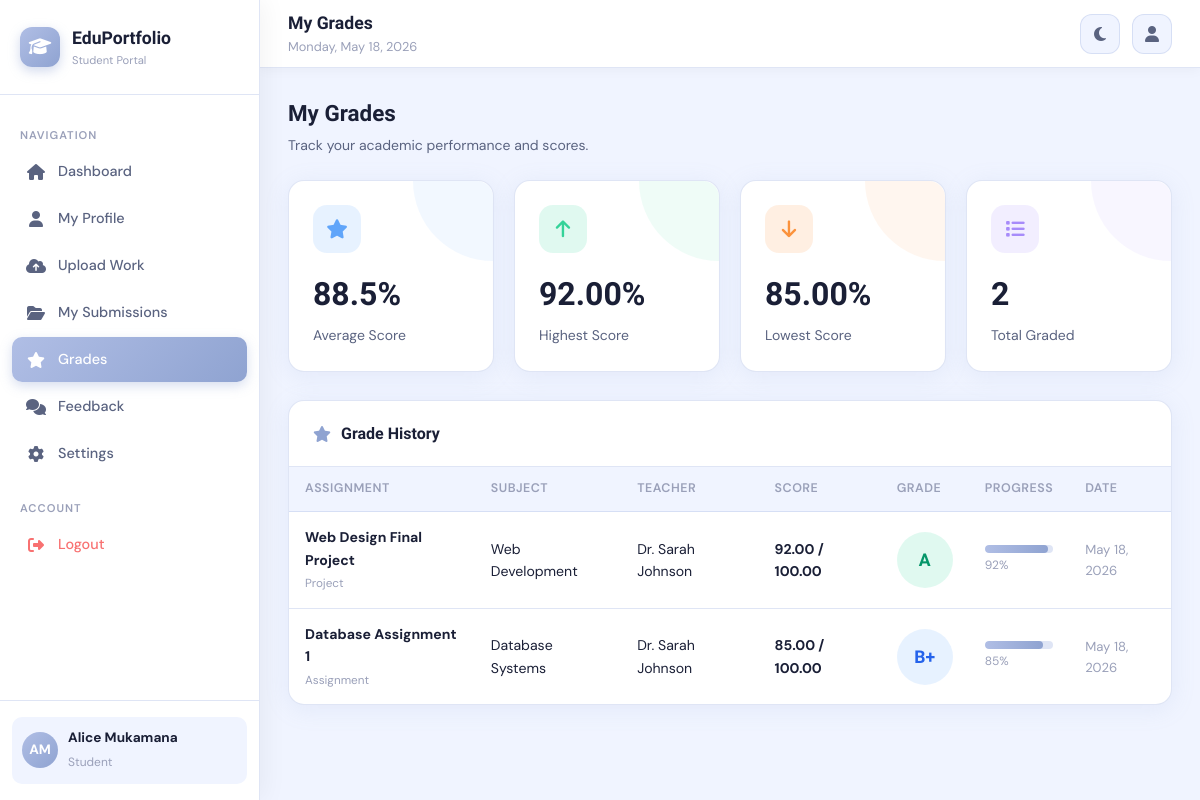
The page /pages/student/grades.php (signed in) on the database its author committed.
### tables this page shows
CREATE TABLE users (
    id INT AUTO_INCREMENT PRIMARY KEY,
    full_name VARCHAR(100) NOT NULL,
    email VARCHAR(100) UNIQUE NOT NULL,
    password VARCHAR(255) NOT NULL,
    role ENUM('student','teacher','admin') DEFAULT 'student',
    avatar VARCHAR(255) DEFAULT NULL,
    phone VARCHAR(20) DEFAULT NULL,
    bio TEXT DEFAULT NULL,
    department VARCHAR(100) DEFAULT NULL,
    grade_level VARCHAR(50) DEFAULT NULL,
    created_at TIMESTAMP DEFAULT CURRENT_TIMESTAMP,
    updated_at TIMESTAMP DEFAULT CURRENT_TIMESTAMP ON UPDATE CURRENT_TIMESTAMP
);

CREATE TABLE grades (
    id INT AUTO_INCREMENT PRIMARY KEY,
    submission_id INT NOT NULL,
    teacher_id INT NOT NULL,
    student_id INT NOT NULL,
    grade VARCHAR(10),
    score DECIMAL(5,2),
    max_score DECIMAL(5,2) DEFAULT 100,
    feedback TEXT,
    graded_at TIMESTAMP DEFAULT CURRENT_TIMESTAMP,
    FOREIGN KEY (submission_id) REFERENCES submissions(id) ON DELETE CASCADE,
    FOREIGN KEY (teacher_id) REFERENCES users(id),
    FOREIGN KEY (student_id) REFERENCES users(id)
);

CREATE TABLE submissions (
    id INT AUTO_INCREMENT PRIMARY KEY,
    student_id INT NOT NULL,
    title VARCHAR(200) NOT NULL,
    description TEXT,
    type ENUM('assignment','project','certificate') DEFAULT 'assignment',
    subject VARCHAR(100),
    file_path VARCHAR(255),
    file_name VARCHAR(255),
    status ENUM('pending','reviewed','approved','rejected') DEFAULT 'pending',
    submitted_at TIMESTAMP DEFAULT CURRENT_TIMESTAMP,
    FOREIGN KEY (student_id) REFERENCES users(id) ON DELETE CASCADE
);

### includes/config.php (called while the page is built, shortened)
<?php
function getDB() {
    static $pdo = null;
    if ($pdo === null) {
        try {
            $dsn = "mysql:host=" . DB_HOST . ";dbname=" . DB_NAME . ";charset=utf8mb4";
            $pdo = new PDO($dsn, DB_USER, DB_PASS, [
                PDO::ATTR_ERRMODE => PDO::ERRMODE_EXCEPTION,
                PDO::ATTR_DEFAULT_FETCH_MODE => PDO::FETCH_ASSOC,
            ]);
        } catch (PDOException $e) {
            die(json_encode(['error' => 'Database connection failed: ' . $e->getMessage()]));
        }
    }
    return $pdo;
}
function getCurrentUser() {
    $db = getDB();
    $stmt = $db->prepare("SELECT * FROM users WHERE id = ?");
    $stmt->execute([$_SESSION['user_id']]);
    return $stmt->fetch();
}
function clean($str) {
    return htmlspecialchars($str ?? '', ENT_QUOTES, 'UTF-8');
}
?>

### pages/student/grades.php (the view, shortened to what this page needs)
<?php
require_once '../../includes/config.php';
$db  = getDB();
$uid = $_SESSION['user_id'];
$stmt = $db->prepare("
    SELECT g.*, s.title, s.type, s.subject, u.full_name as teacher_name
    FROM grades g
    JOIN submissions s ON g.submission_id = s.id
    JOIN users u ON g.teacher_id = u.id
    WHERE g.student_id = ?
    ORDER BY g.graded_at DESC");
$stmt->execute([$uid]);
$grades = $stmt->fetchAll();
$totalGrades = count($grades);
$avgScore = $totalGrades ? round(array_sum(array_column($grades, 'score')) / $totalGrades, 1) : 0;
$highest = $totalGrades ? max(array_column($grades, 'score')) : 0;
$lowest  = $totalGrades ? min(array_column($grades, 'score')) : 0;
$pageTitle  = 'My Grades';
$activePage = 'grades.php';
$baseUrl    = '../../';
require_once '../../includes/layout.php';
?>
<div class="page-header">
  <div><h2>My Grades</h2><p>Track your academic performance and scores.</p></div>
</div>
<div class="stats-grid" style="grid-template-columns:repeat(auto-fit,minmax(180px,1fr));">
  <div class="stat-card blue">
    <div class="stat-icon"><i class="fas fa-star"></i></div>
    <h3><?= $avgScore ?>%</h3><p>Average Score</p>
  </div>
  <div class="stat-card green">
    <div class="stat-icon"><i class="fas fa-arrow-up"></i></div>
    <h3><?= $highest ?>%</h3><p>Highest Score</p>
  </div>
  <div class="stat-card orange">
    <div class="stat-icon"><i class="fas fa-arrow-down"></i></div>
    <h3><?= $lowest ?>%</h3><p>Lowest Score</p>
  </div>
  <div class="stat-card purple">
    <div class="stat-icon"><i class="fas fa-list"></i></div>
    <h3><?= $totalGrades ?></h3><p>Total Graded</p>
  </div>
</div>
<div class="card">
  <div class="card-header"><h3><i class="fas fa-star"></i> Grade History</h3></div>
  <div class="card-body" style="padding:0;">
    <?php if (empty($grades)): ?>
      <div class="empty-state">
        <i class="fas fa-star"></i>
        <h3>No grades yet</h3>
        <p>Submit your work and wait for teacher review.</p>
      </div>
    <?php else: ?>
    <div class="table-wrap">
      <table>
        <thead><tr><th>Assignment</th><th>Subject</th><th>Teacher</th><th>Score</th><th>Grade</th><th>Progress</th><th>Date</th></tr></thead>
        <tbody>
        <?php foreach ($grades as $g): $pct = ($g['score'] / $g['max_score']) * 100; ?>
        <tr>
          <td>
            <strong><?= clean($g['title']) ?></strong>
            <br><small style="color:var(--text-muted)"><?= ucfirst($g['type']) ?></small>
          </td>
          <td><?= clean($g['subject'] ?: '—') ?></td>
          <td><?= clean($g['teacher_name']) ?></td>
          <td><strong><?= $g['score'] ?> / <?= $g['max_score'] ?></strong></td>
          <td>
            <div class="grade-circle grade-<?= substr($g['grade'],0,1) ?>">
              <?= clean($g['grade']) ?>
            </div>
          </td>
          <td style="min-width:100px;">
            <div class="progress-bar">
              <div class="progress-fill" data-width="<?= round($pct) ?>"></div>
            </div>
            <small style="color:var(--text-muted);font-size:0.75rem;"><?= round($pct) ?>%</small>
          </td>
          <td style="color:var(--text-muted);font-size:0.82rem;"><?= date('M j, Y', strtotime($g['graded_at'])) ?></td>
        </tr>
        <?php endforeach; ?>
        </tbody>
      </table>
    </div>
    <?php endif; ?>
  </div>
</div>
<?php require_once '../../includes/layout_end.php'; ?>

### includes/layout.php (shortened to what this page needs)
<?php
$user = getCurrentUser();
$initials = strtoupper(substr($user['full_name'], 0, 1) . (strpos($user['full_name'], ' ') ? substr($user['full_name'], strpos($user['full_name'], ' ') + 1, 1) : ''));
$role = $user['role'];
$navItems = [];
if ($role === 'student') {
    $navItems = [
        ['icon' => 'fa-home', 'label' => 'Dashboard', 'href' => 'dashboard.php'],
        ['icon' => 'fa-user', 'label' => 'My Profile', 'href' => 'profile.php'],
        ['icon' => 'fa-cloud-upload-alt', 'label' => 'Upload Work', 'href' => 'upload.php'],
        ['icon' => 'fa-folder-open', 'label' => 'My Submissions', 'href' => 'submissions.php'],
        ['icon' => 'fa-star', 'label' => 'Grades', 'href' => 'grades.php'],
        ['icon' => 'fa-comments', 'label' => 'Feedback', 'href' => 'feedback.php'],
        ['icon' => 'fa-cog', 'label' => 'Settings', 'href' => 'settings.php'],
    ];
}
?>
<!DOCTYPE html>
<html lang="en" data-theme="light">
<head>
  <link rel="stylesheet" href="<?= $baseUrl ?>assets/css/style.css">
  <link rel="stylesheet" href="<?= APP_URL ?>/assets/css/style.css">
  <link rel="stylesheet" href="https://cdnjs.cloudflare.com/ajax/libs/font-awesome/6.5.0/css/all.min.css">
</head>
<body>
<aside class="sidebar" id="sidebar">
  <div class="sidebar-logo">
    <div class="logo-icon"><i class="fas fa-graduation-cap"></i></div>
    <div>
      <h2>EduPortfolio</h2>
      <span><?= ucfirst($role) ?> Portal</span>
    </div>
  </div>
  <nav class="sidebar-nav">
    <div class="nav-section-label">Navigation</div>
    <?php foreach ($navItems as $item): ?>
      <a href="<?= $item['href'] ?>"
         class="nav-item <?= ($activePage ?? '') === $item['href'] ? 'active' : '' ?>">
        <i class="fas <?= $item['icon'] ?>"></i>
        <?= $item['label'] ?>
      </a>
    <?php endforeach; ?>
    <div class="nav-section-label" style="margin-top:16px;">Account</div>
    <a href="<?= $baseUrl ?>logout.php" class="nav-item" style="color:var(--red);">
      <i class="fas fa-sign-out-alt"></i> Logout
    </a>
  </nav>
  <div class="sidebar-footer">
    <div class="user-mini">
      <div class="avatar"><?= $initials ?></div>
      <div class="info">
        <strong><?= clean($user['full_name']) ?></strong>
        <span><?= clean($user['role']) ?></span>
      </div>
    </div>
  </div>
</aside>
<nav class="topnav">
  <div class="topnav-title">
    <h1><?= clean($pageTitle ?? 'Dashboard') ?></h1>
    <p><?= date('l, F j, Y') ?></p>
  </div>
  <div class="topnav-right">
    <button class="topnav-btn" id="themeToggle" title="Toggle theme">
    </button>
    <a href="<?= $baseUrl ?>pages/<?= $role ?>/profile.php" class="topnav-btn" title="Profile" style="text-decoration:none;">
      <i class="fas fa-user"></i>
    </a>
  </div>
</nav>
<main class="main-content">
  <div class="page-content">

### rows shown on the page
users: role "Student", full_name "AM", full_name "Alice Mukamana"
grades: submission.title "Web Design Final Project", submission.type "Project", submission.subject "Web Development", teacher.full_name "Dr. Sarah Johnson", score "92.00", max_score "100.00", grade "A", pct "92", graded_at "May 18, 2026"
grades: submission.title "Database Assignment 1", submission.type "Assignment", submission.subject "Database Systems", teacher.full_name "Dr. Sarah Johnson", score "85.00", max_score "100.00", grade "B+", pct "85", graded_at "May 18, 2026"

### other values the page prints
$item['label'] "Dashboard"
$item['label'] "My Profile"
$item['label'] "Upload Work"
$item['label'] "My Submissions"
$item['label'] "Grades"
$item['label'] "Feedback"
$item['label'] "Settings"
$pageTitle "My Grades"
$avgScore "88.5"
$highest "92.00"
$lowest "85.00"
$totalGrades "2"
